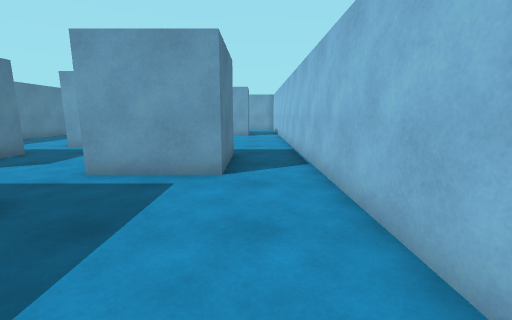
View 1 (above)

19 first-person views from a walk through a Unity game level. The camera is 1.3 m above the floor, tilts 10° down and sees 90° across. The floor is counted in squares, 1 m on a side. Each view is taken from the middle of a square. On the plan, view 1 faces up. The plan holds only what a view shows up to about 13 squares ahead; the rest is blank. The player character is not drawn.

View 2
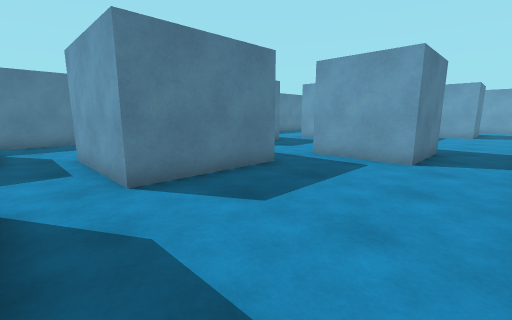

View 3
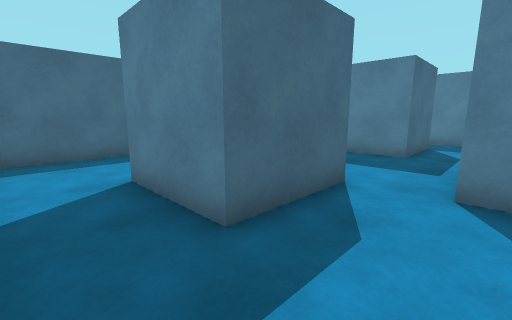

View 4
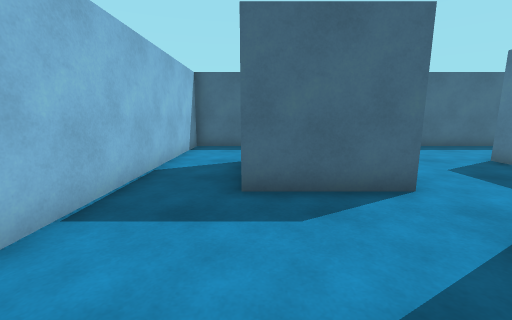

View 5
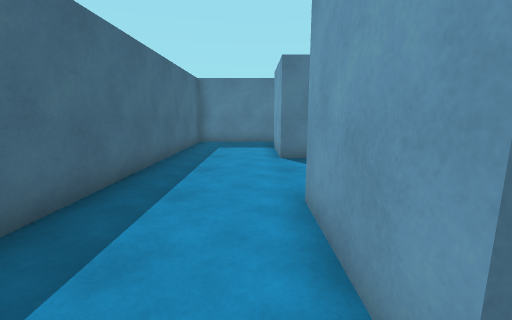

View 6
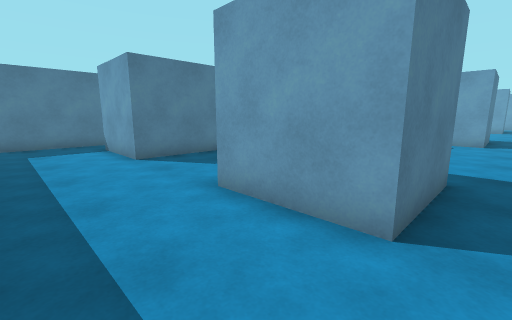

View 7
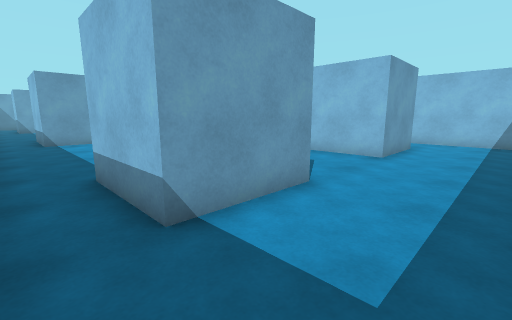

View 8
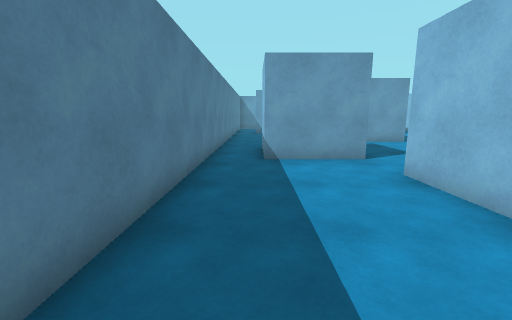

View 9
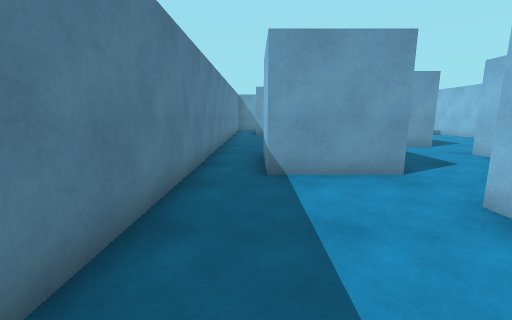

View 10
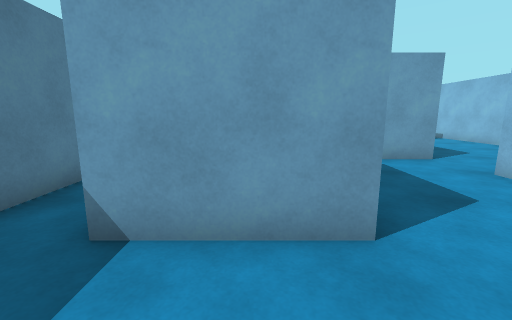

View 11
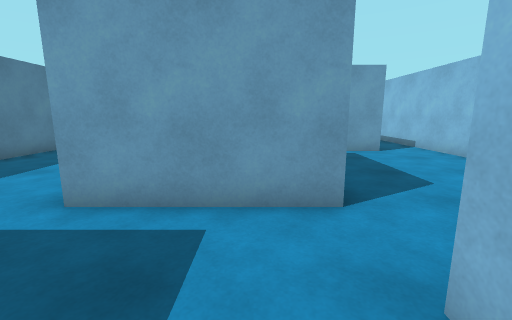

View 12
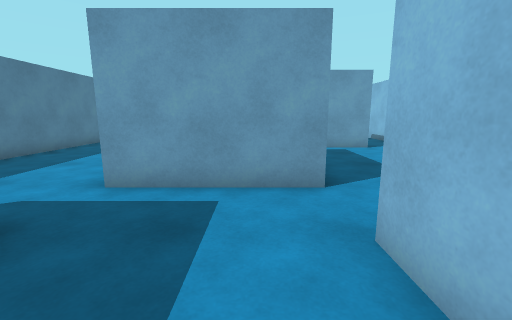

View 13
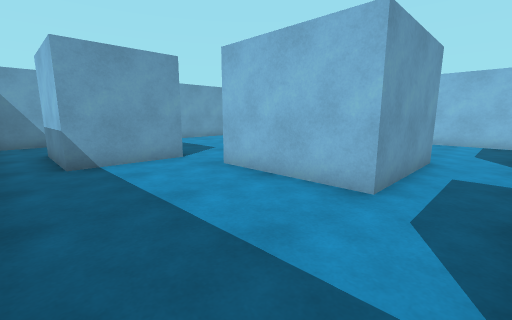

View 14
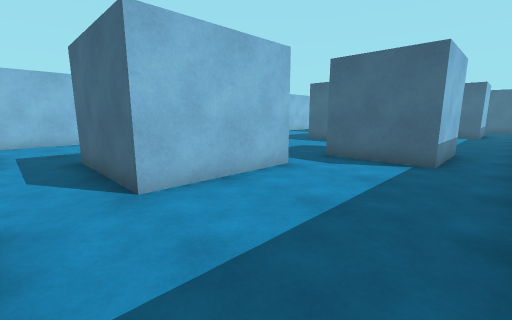

View 15
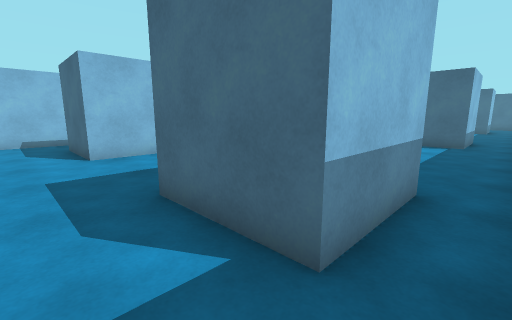

View 16
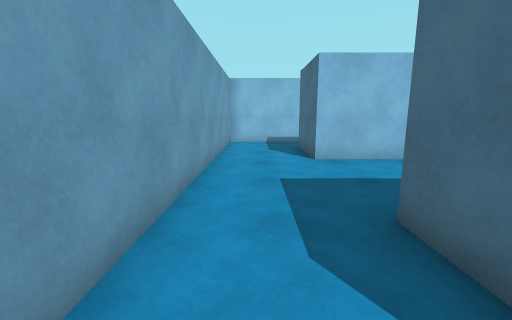

View 17
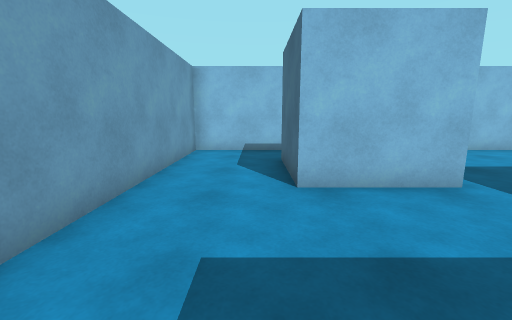

View 18
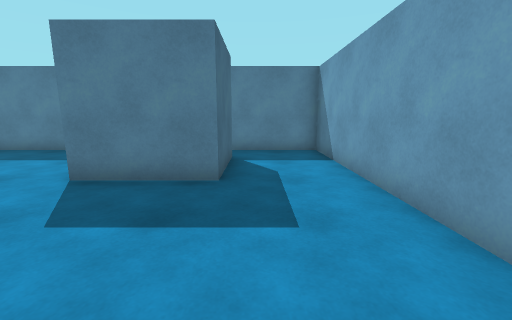

View 19
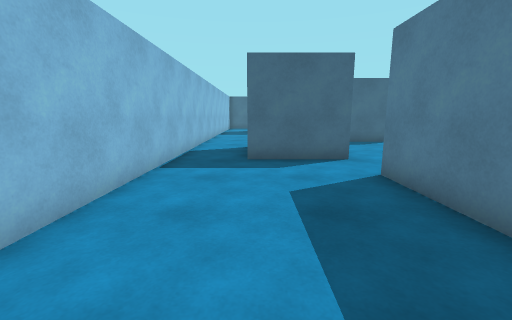

### Floor plan
Ten units are one square. View 1 is at (0, 0); x grows to the right and y downward. Boxes are objects, and circles mark ways between rooms. Rooms are numbered by the first view taken in them; rooms with no view inside come last. Other rooms are left out.
<svg viewBox="-130 -227 150 319">
<path fill="none" stroke="#000" d="M15 -12 15 -45M-38 -36 -38 5M-39 22 -7 22 -7 52M-7 -55 -38 -55M15 65 15 4M-77 22 -77 52 -107 52M-7 52 -37 52 -37 26M-38 5 -78 5M-125 47 -125 87 15 87 15 65M-77 -10 -77 -35M-125 -56 -125 26M-86 -55 -107 -55M-107 52 -107 22 -77 22M-76 -55 -86 -55M-77 -85 -77 -76M-37 -70 -37 -85M-74 -35 -55 -35M-38 -105 -77 -105M-77 -105 -77 -145M-125 -165 -125 -56M-80 -162 -110 -162M-107 -55 -107 -85 -77 -85M-35 -161 -35 -192 -5 -192M-77 -145 -38 -145M-110 -162 -110 -192 -80 -192 -80 -162M15 -154 15 -222 -125 -222 -125 -165M-38 -135 -38 -105M-4 -162 -22 -162M-37 -85 -7 -85 -7 -55M15 -45 15 -154"/>
<circle cx="-40" cy="10" r="3" fill="#2a7"/>
<circle cx="5" cy="55" r="3" fill="#2a7"/>
<circle cx="-40" cy="-45" r="3" fill="#2a7"/>
<circle cx="5" cy="-55" r="3" fill="#2a7"/>
<circle cx="-120" cy="60" r="3" fill="#2a7"/>
<circle cx="-80" cy="10" r="3" fill="#2a7"/>
<circle cx="-80" cy="-45" r="3" fill="#2a7"/>
<circle cx="-120" cy="-60" r="3" fill="#2a7"/>
<circle cx="-80" cy="-95" r="3" fill="#2a7"/>
<circle cx="-40" cy="-95" r="3" fill="#2a7"/>
<circle cx="-120" cy="-170" r="3" fill="#2a7"/>
<circle cx="-80" cy="-155" r="3" fill="#2a7"/>
<circle cx="-40" cy="-155" r="3" fill="#2a7"/>
<circle cx="5" cy="-155" r="3" fill="#2a7"/>
<text x="-10" y="-10">1</text>
<text x="-60" y="60">2</text>
<text x="-110" y="-10">3</text>
<text x="-60" y="-70">4</text>
<text x="-110" y="-120">5</text>
<text x="-50" y="-190">6</text>
<text x="-10" y="-120">7</text>
</svg>
Room 1 opens to room 2. Room 1 opens to room 4. Room 1 opens to room 7. Room 2 opens to room 3. Room 3 opens to room 4. Room 3 opens to room 5. Room 4 opens to room 5. Room 4 opens to room 7. Room 5 opens to room 6. Room 6 opens to room 7.

Where each view was taken, in squares from view 1:
view 1: 0 up, 0 right, facing up
view 2: 2 down, 1 right, facing up-left
view 3: 0 up, 1 right, facing down-left
view 4: 2 up, 1 left, facing down
view 5: 6 down, 0 right, facing left
view 6: 8 down, 0 right, facing up-left
view 7: 8 down, 12 left, facing up-right
view 8: 2 down, 11 left, facing up
view 9: 0 up, 11 left, facing up
view 10: 3 up, 9 left, facing up
view 11: 7 up, 5 left, facing up
view 12: 6 up, 5 left, facing up
view 13: 9 up, 12 left, facing up-right
view 14: 16 up, 12 left, facing down-right
view 15: 21 up, 12 left, facing down-right
view 16: 21 up, 11 left, facing right
view 17: 20 up, 8 left, facing right
view 18: 20 up, 3 left, facing left
view 19: 16 up, 1 left, facing down
